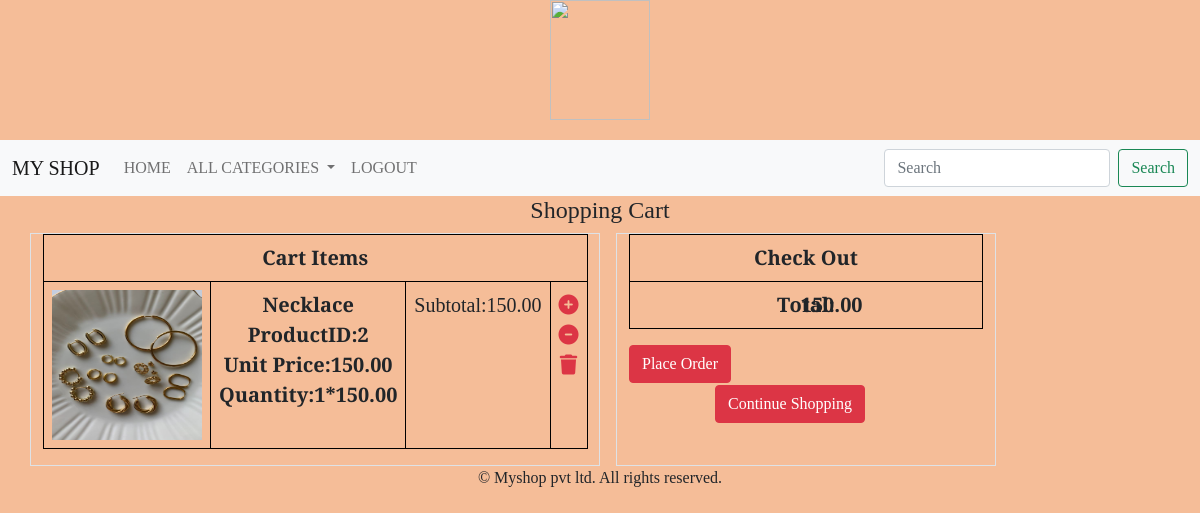
The app's page /cart/cartview (signed in) with its own data.
### cart/models.py (models this page shows, shortened)
class Cart(models.Model):
    product=models.ForeignKey(Product,on_delete=models.CASCADE)
    quantity=models.IntegerField()
    user=models.ForeignKey(User,on_delete=models.CASCADE)
    date_added=models.DateTimeField(auto_now_add=True)
    def subtotal(self):
        return self.quantity*self.product.price

### shop/models.py (models this page shows, shortened)
class Product(models.Model):
    name=models.CharField(max_length=20)
    desc = models.TextField()
    image = models.ImageField(upload_to="images/category", null=True, blank=True)
    price=models.DecimalField(max_digits=10,decimal_places=2)
    category=models.ForeignKey(Category,on_delete=models.CASCADE)
    stock=models.IntegerField()
    available = models.BooleanField(default=True)
    created = models.DateTimeField(auto_now_add=True)
    updated = models.DateTimeField(auto_now=True)

### cart/views.py (the view)
# urls.py: path('cartview',views.cartview,name="cartview"),
@login_required
def cartview(request):
    u=request.user
    cart = Cart.objects.filter(user=u)
    total=0
    for i in cart:
        total += i.quantity*i.product.price
    return render(request,'cartview.html',{'c':cart,'total':total})

### cart/context_processors.py (called while the page is built)
def total(request):
    item_count=0
    if request.user:
        u=request.user
        try:
            cart=Cart.objects.filter(user=u)
            for i in cart:
                item_count += i.quantity
        except:
            item_count=0
    return{'count':item_count}

### shop/context_processors.py (called while the page is built)
def menu_links(requet):
    c=Category.objects.all()
    return{"links":c}

### templates/cartview.html
<!DOCTYPE html>
{% extends 'base.html' %}
{% load static %}
{% block content %}
<div class="container" style="margin-bottom:100px;">
    <div class="row">
        <h4 class="text-center">Shopping Cart</h4>
        <div class="col-6 border border-1">
            <table class="table table-bordered text-center fs-5" style="border-color: black;">
                <tr>
                    <th colspan="5"> Cart Items</th>
                </tr>
                {% for i in c %}
                <tr>
                    <td><img src="{{i.product.image.url}}" height="150px" width="150px"</td>
                    <td><b>{{i.product.name}}</b><br>
                    <b>ProductID:{{i.product.id}}</b><br>
                    <b> Unit Price:{{i.product.price}}</b><br>
                    <b>Quantity:{{i.quantity}}*{{i.product.price}}</b><br>
                    </td>
                    <td>Subtotal:{{i.subtotal}}</td>
                <td>
                    {% if i.product.stock > 0 %}
                    <a href="{% url 'cart:addtocart' i.product.name %}"><i class="fa-solid fa-circle-plus text-danger"></i></a>
                        <a href="{% url 'cart:decrease_quantity' i.product.name %}"><i class="fa-solid fa-circle-minus text-danger"></i></a>
                    <a href="{% url 'cart:trash' i.product.name %}"><i class="fa-solid fa-trash text-danger"></i></a>
                    {% else %}
                        <a href="{% url 'cart:decrease_quantity' i.product.name %}"><i class="fa-solid fa-circle-minus text-danger"></i></a>
                        <a href="{% url 'cart:trash' i.product.name %}"><i class="fa-solid fa-trash text-danger"></i></a>
                    {% endif %}</td>
                {% endfor %}
            </table>
    </div>
<div class="col-4 border border-1 ms-3 ">
    <table class="table table-bordered text-center fs-5" style="border-color: black; position: relative;"">
    <tr>
        <th colspan ="5">Check Out</th>
    </tr>
        <tr><th>Total:<span style="position:absolute;right:120px" >{{total}}</span></th></tr>
</table>
    <a href="{% url 'cart:orderform' %}" class="btn btn-danger">Place Order</a>
    <a href="{% url 'shop:allcategories' %}" class="btn btn-danger" style="position:relative;right:20px;top: 40px;" >Continue Shopping</a>
        </div>
    </div>
    {% endblock %}

### static/css/style.css (style rules this page uses)
body { font-family: 'Playfair Display', serif; }

### records on screen
Cart: product.image (picture), product.name "Necklace", product.id "2", product.price "150.00", quantity "1", subtotal "150.00"

### other values on screen
{{ total }} "150.00"
